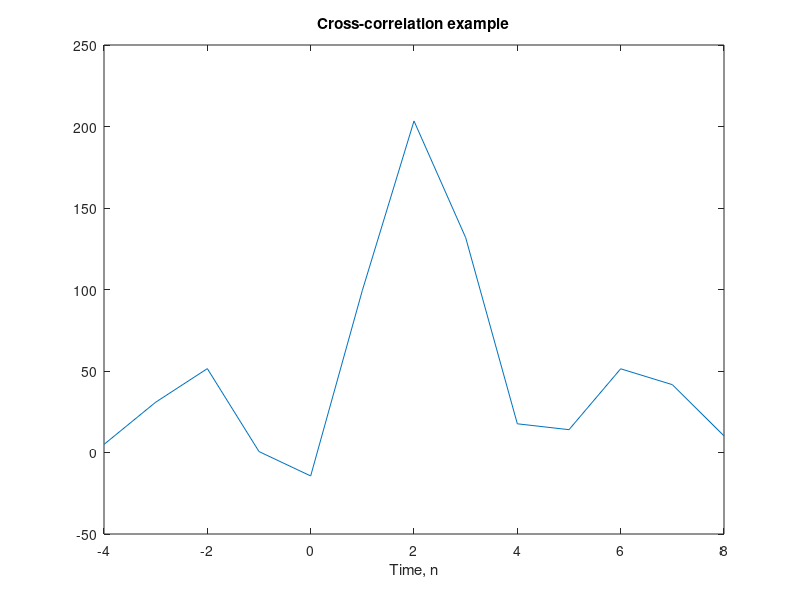

MATLAB code to generate this figure:
clc;
close all;
clear all;
x = [3,11,7,0,-1,4,2];
nx = -3:3;
ny = nx + 2; 
y1 = x;
w = randn(1, length(y1)); 
y = y1 + w;
nyb = ny(1)+nx(1); 
nye = ny(length(y1))+nx(length(x)); 
ny = nyb:nye;
xcr = xcorr(x,y); 
plot(ny,xcr);
title('Cross-correlation example');
xlabel('Time, n');
